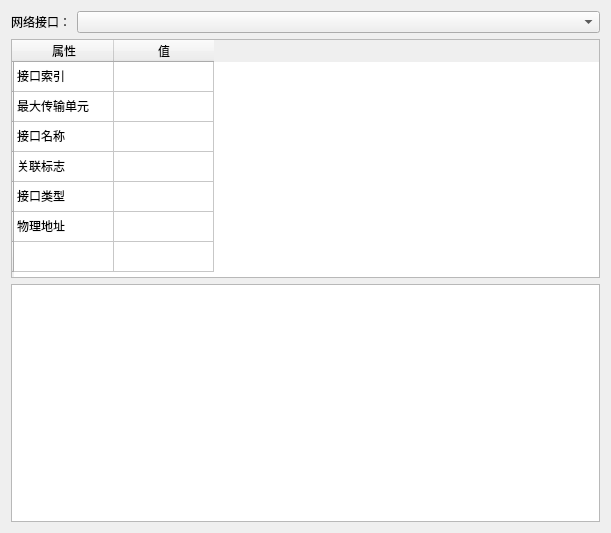
<?xml version="1.0" encoding="UTF-8"?>
<ui version="4.0">
 <class>NetProperty</class>
 <widget class="QWidget" name="NetProperty">
  <property name="geometry">
   <rect>
    <x>0</x>
    <y>0</y>
    <width>611</width>
    <height>533</height>
   </rect>
  </property>
  <property name="windowTitle">
   <string>Form</string>
  </property>
  <layout class="QGridLayout" name="gridLayout">
   <item row="0" column="0">
    <layout class="QHBoxLayout" name="horizontalLayout">
     <item>
      <widget class="QLabel" name="label">
       <property name="sizePolicy">
        <sizepolicy hsizetype="Fixed" vsizetype="Preferred">
         <horstretch>0</horstretch>
         <verstretch>0</verstretch>
        </sizepolicy>
       </property>
       <property name="text">
        <string>网络接口：</string>
       </property>
      </widget>
     </item>
     <item>
      <widget class="QComboBox" name="com_Interface"/>
     </item>
    </layout>
   </item>
   <item row="1" column="0">
    <widget class="QTableWidget" name="tableWidget">
     <property name="rowCount">
      <number>7</number>
     </property>
     <row>
      <property name="text">
       <string/>
      </property>
     </row>
     <row>
      <property name="text">
       <string/>
      </property>
     </row>
     <row>
      <property name="text">
       <string/>
      </property>
     </row>
     <row>
      <property name="text">
       <string/>
      </property>
     </row>
     <row>
      <property name="text">
       <string/>
      </property>
     </row>
     <row>
      <property name="text">
       <string/>
      </property>
     </row>
     <row>
      <property name="text">
       <string/>
      </property>
     </row>
     <column>
      <property name="text">
       <string>属性</string>
      </property>
     </column>
     <column>
      <property name="text">
       <string>值</string>
      </property>
     </column>
     <item row="0" column="0">
      <property name="text">
       <string>接口索引</string>
      </property>
     </item>
     <item row="0" column="1">
      <property name="text">
       <string> </string>
      </property>
     </item>
     <item row="1" column="0">
      <property name="text">
       <string>最大传输单元</string>
      </property>
     </item>
     <item row="1" column="1">
      <property name="text">
       <string> </string>
      </property>
     </item>
     <item row="2" column="0">
      <property name="text">
       <string>接口名称</string>
      </property>
     </item>
     <item row="2" column="1">
      <property name="text">
       <string> </string>
      </property>
     </item>
     <item row="3" column="0">
      <property name="text">
       <string>关联标志</string>
      </property>
     </item>
     <item row="3" column="1">
      <property name="text">
       <string> </string>
      </property>
     </item>
     <item row="4" column="0">
      <property name="text">
       <string>接口类型</string>
      </property>
     </item>
     <item row="4" column="1">
      <property name="text">
       <string> </string>
      </property>
     </item>
     <item row="5" column="0">
      <property name="text">
       <string>物理地址</string>
      </property>
     </item>
     <item row="5" column="1">
      <property name="text">
       <string> </string>
      </property>
     </item>
     <item row="6" column="0">
      <property name="text">
       <string> </string>
      </property>
     </item>
     <item row="6" column="1">
      <property name="text">
       <string> </string>
      </property>
     </item>
    </widget>
   </item>
   <item row="2" column="0">
    <widget class="QTextEdit" name="textEdit_ip"/>
   </item>
  </layout>
 </widget>
 <resources/>
 <connections/>
</ui>
